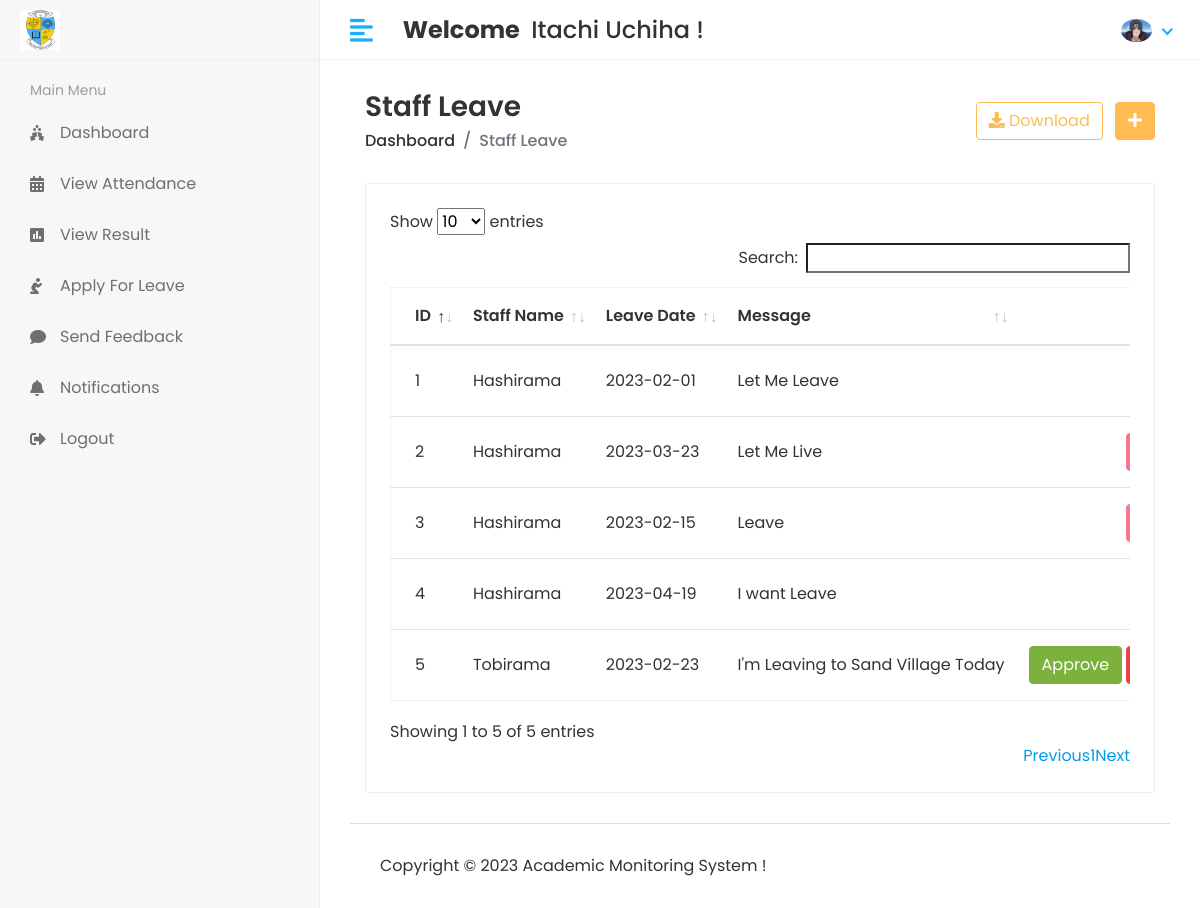
/Hod/Staff/Leave_view (signed in), run on the app's committed database.
### app/models.py (models this page shows, shortened)
class CustomUser(AbstractUser):
    USER = (
         (1,'HOD'),
         (2,'STAFF'),
         (3,'STUDENT'),
    )
    user_type = models.CharField(choices=USER,max_length=50,default=1)
    profile_pic = models.ImageField(upload_to='media/profile_pic')

class Staff_leave(models.Model):
    staff_id = models.ForeignKey(Staff,on_delete=models.CASCADE)
    data = models.CharField(max_length=100)
    message = models.TextField()
    status = models.IntegerField(default=0)
    created_at = models.DateTimeField(auto_now_add=True)
    updated_at = models.DateTimeField(auto_now_add=True)

class Staff(models.Model):
    admin = models.OneToOneField(CustomUser,on_delete=models.CASCADE)
    address = models.TextField()
    gender = models.CharField(max_length=100)
    created_at = models.DateTimeField(auto_now_add=True)
    updated_at = models.DateTimeField(auto_now=True)

### student_management_system/Hod_Views.py (the view)
# urls.py: path('Hod/Staff/Leave_view',Hod_Views.STAFF_LEAVE_VIEW,name='staff_leave_view'),
@login_required(login_url='/')
def STAFF_LEAVE_VIEW(request):
    staff_leave = Staff_leave.objects.all()
    context = {
        'staff_leave':staff_leave,
    }
    return render(request,'Hod/staff_leave.html',context)

### templates/Hod/staff_leave.html (shortened to what this page needs)
{% extends 'base.html' %}
{% block content %}
<div class="content container-fluid">
    <div class="page-header">
       <div class="row align-items-center">
          <div class="col">
             <h3 class="page-title">Staff Leave</h3>
             <ul class="breadcrumb">
                <li class="breadcrumb-item"><a href="index.html">Dashboard</a></li>
                <li class="breadcrumb-item active">Staff Leave</li>
             </ul>
          </div>
          <div class="col-auto text-right float-right ml-auto">
             <a href="#" class="btn btn-outline-primary mr-2"><i class="fas fa-download"></i> Download</a>
             <a href="add-student.html" class="btn btn-primary"><i class="fas fa-plus"></i></a>
          </div>
       </div>
    </div>
    <div class="row">
       <div class="col-sm-12">
          <div class="card card-table">
             <div class="card-body">
                <div class="table-responsive">
                   <table id="table_id" class="table table-hover table-center mb-0">
                      <thead>
                         <tr>
                            <th>ID</th>
                            <th>Staff Name</th>
                            <th>Leave Date</th>
                            <th>Message</th>
                            <th class="text-right">Action</th>
                         </tr>
                      </thead>
                      <tbody>
                        {% for i in staff_leave %}
                         <tr>
                            <td> {{i.id}} </td>
                            <td>{{i.staff_id.admin.first_name}}</td>
                            <td>{{i.data}}</td>
                            <td>{{i.message}}</td>
                            <td class="text-right">
                               <div class="actions">
                                {% if i.status == 0 %}
                                    <a href="{% url 'staff_approve_leave' i.id %}" class="btn btn-success">Approve</a>
                                    <a href="{% url 'staff_disapprove_leave' i.id %}" class="btn btn-danger">Disapprove</a>
                                {% elif i.status == 1 %}
                                    <button class="btn btn-success" disabled="disabled">Approve</button>
                                {% else %}
                                <button class="btn btn-danger" disabled="disabled">Disapprove</button>
                                {% endif %}
                               </div>
                            </td>
                         </tr>
                         {% endfor %}
                      </tbody>
                   </table>
                </div>
             </div>
          </div>
       </div>
    </div>
 </div>
{% endblock %}

### templates/includes/header.html (shortened to what this page needs)
{% load static %}
<div class="header">
    <div class="header-left">
       <a href="{% url 'hod_home' %}" class="logo">
       <img src="{% static 'assets/img/main_mescoe.png' %}" alt="Logo">
       </a>
    </div>
    <a href="javascript:void(0);" id="toggle_btn">
    <i class="fas fa-align-left"></i>
    </a>
    <div class="top-nav-search mt-3">
       <h4><strong> Welcome </strong>&nbsp;<span>{{user.first_name}} {{ user.last_name }}</span>&nbsp;!</h4>
    </div>
    <ul class="nav user-menu">
       <li class="nav-item dropdown has-arrow">
          <a href="#" class="dropdown-toggle nav-link" data-toggle="dropdown">
            {% if user.profile_pic == "" %}
               <span class="user-img"><img class="rounded-circle" src="{% static 'assets/img/noimg.jpg' %}" width="31" alt="Ryan Taylor"></span>
            {% else %}
               <span class="user-img"><img class="rounded-circle" src="/{{user.profile_pic}}" width="31" alt="Ryan Taylor"></span>
            {% endif %}
          </a>
       </li>
    </ul>
 </div>

### static/assets/css/style.css (style rules this page uses)
html { height: 100%; }
body { background-color: #fff; color: #333; font-family: 'Poppins', sans-serif; font-size: 1rem; height: 100%; line-height: 1.5; overflow-x: hidden; }
h1, h2, h3, h4, h5, h6 { font-family: 'Poppins', sans-serif; margin-top: 0; }
a { color: #009ce7; }
input, button, a { transition: all 0.4s ease; -moz-transition: all 0.4s ease; -o-transition: all 0.4s ease; -ms-transition: all 0.4s ease; -webkit-transition: all 0.4s ease; }
input, input:focus, button, button:focus { outline: none; }
ul, ol { padding: 0px; list-style: none; }
.table { color: #333; max-width: 100%; margin-bottom: 0; width: 100%; }
.table.dataTable { border-collapse: collapse !important; border: 1px solid rgba(0, 0, 0, 0.05); }
.table thead tr th { font-weight: 600; }
.table tbody tr { border-bottom: 1px solid rgba(0, 0, 0, 0.05); }
.table.table-center td, .table.table-center th { vertical-align: middle; }
.card-table .card-body .table > thead > tr > th { border-top: 0; }
.card-table .card-body .table tr td:first-child, .card-table .card-body .table tr th:first-child { padding-left: 1.5rem; }
.card-table .card-body .table tr td:last-child, .card-table .card-body .table tr th:last-child { padding-right: 1.5rem; }
.card-table .table td, .card-table .table th { border-top: 1px solid #e2e5e8; padding: 1rem 0.75rem; white-space: nowrap; }
.btn-primary { background-color: #FFBC53; border: 1px solid #FFBC53; }
.btn-success { background-color: #7bb13c; border: 1px solid #7bb13c }
.btn-danger { background-color: #e84646; border: 1px solid #e84646; }
.btn-danger.disabled, .btn-danger:disabled { background-color: #f62d51; border-color: #f62d51; color: #fff; }
.btn-outline-primary { color: #FFBC53; border-color: #FFBC53; }
.card { border: 1px solid #ececf5; box-shadow: 0 1px 3px 0 rgba(0, 0, 0, 0.03); margin-bottom: 1.875rem; }
.card-body { padding: 1.5rem; }
.header { background-color: #fff; border-bottom: 1px solid #f3f3f4; left: 0; position: fixed; right: 0; top: 0; z-index: 1001; height: 60px; }
.header .header-left { float: left; height: 60px; padding: 0 20px; position: relative; width: 320px; z-index: 1; transition: all 0.2s ease-in-out; background-color: #f7f7fa; border-bottom: 1px solid #efefef; border-right: 1px solid #ececf5; display: flex; align-items: center; }
.header .header-left .logo { display: inline-block; line-height: 60px; }
.header .header-left .logo img { max-height: 40px; width: auto; }
.header .dropdown-toggle:after { display: none; }
.header .has-arrow .dropdown-toggle:after { border-top: 0; border-left: 0; border-bottom: 2px solid #18aefa; border-right: 2px solid #18aefa; content: ''; height: 8px; display: inline-block; pointer-events: none; -webkit-transform-origin: 66% 66%; -ms-transform-origin: 66% 66%; transform-origin: 66% 66%; -webkit-transform: rotate(45deg); -ms-transform: rotate(45deg); transform: rotate(45deg); -webkit-transition: all 0.15s ease-in-out; transition: all 0.15s ease-in-out; width: 8px; vertical-align: 0px; }
.user-menu { float: right; margin: 0; position: relative; z-index: 99; padding-right: 15px; }
.user-menu.nav > li > a { color: #a0a0a0; font-size: 14px; line-height: 58px; padding: 0 15px; height: 60px; }
.user-img { margin-right: 3px; position: relative; }
.top-nav-search { float: left; margin-left: 15px; }
.page-header { margin-bottom: 1.875rem; }
.page-header .breadcrumb { background-color: transparent; color: #6c757d; font-size: 1rem; font-weight: 500; margin-bottom: 0; padding: 0; }
.page-header .breadcrumb a { color: #333; }
.page-title { font-size: 28px; font-weight: 600; color: #333; margin-bottom: 5px; }
@media (min-width: 992px) { #toggle_btn { align-items: center; color: #18aefa; display: inline-flex; float: left; font-size: 26px; height: 60px; justify-content: center; margin-left: 15px; padding: 0 15px; } }

### data on the page
CustomUser: first_name "Itachi", last_name "Uchiha", profile_pic (picture)
Staff_leave: id "1", staff_id.admin.first_name "Hashirama", data "2023-02-01", message "Let Me Leave"
Staff_leave: id "2", staff_id.admin.first_name "Hashirama", data "2023-03-23", message "Let Me Live"
Staff_leave: id "3", staff_id.admin.first_name "Hashirama", data "2023-02-15", message "Leave"
Staff_leave: id "4", staff_id.admin.first_name "Hashirama", data "2023-04-19", message "I want Leave"
Staff_leave: id "5", staff_id.admin.first_name "Tobirama", data "2023-02-23", message "I'm Leaving to Sand Village Today", status "Approve"
